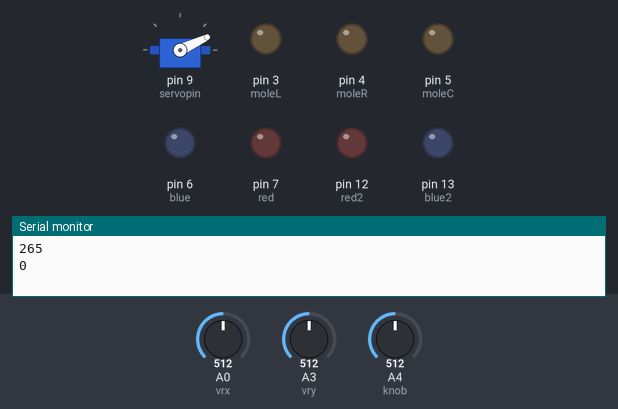
This sketch was run on a simulated Arduino Uno, built with avr-gcc and run on an emulated ATmega328P. Shown: servo, output pins drawn as LEDs (lit = HIGH), the last lines printed to the serial monitor. The test bench sets the inputs (shaded band); at power-on: A0 (vrx) = 512, A4 (knob) = 512, A3 (vry) = 512. Random numbers use the default seed unless the sketch sets one.

Above: at 1.2 s.
1.3 s: A0 (vrx) set to 1023
At 2.1 s:
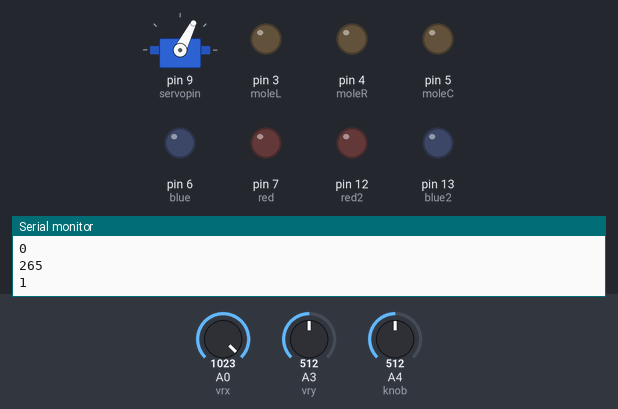
At 4.5 s:
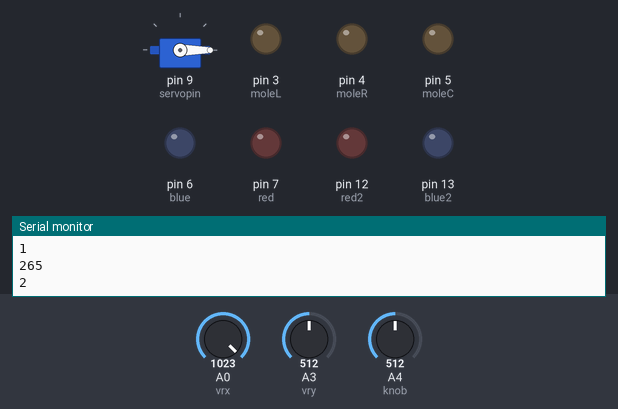
4.8 s: A0 (vrx) set to 900
At 8.2 s:
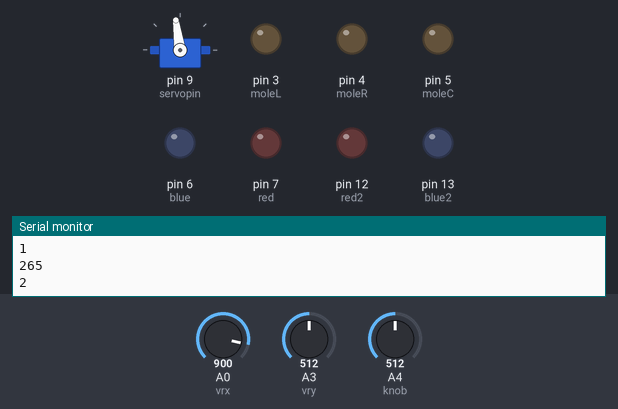
At 12.3 s:
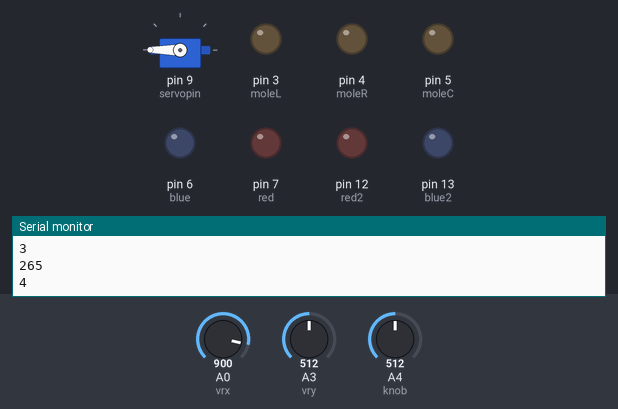
14.2 s: A4 (knob) set to 635
20.2 s: A4 (knob) set to 657
24.3 s: A4 (knob) set to 974
30.3 s: A4 (knob) set to 1001
Timing chart, 0 to 69.2 s (numbered marks = the images above; inputs shaded):
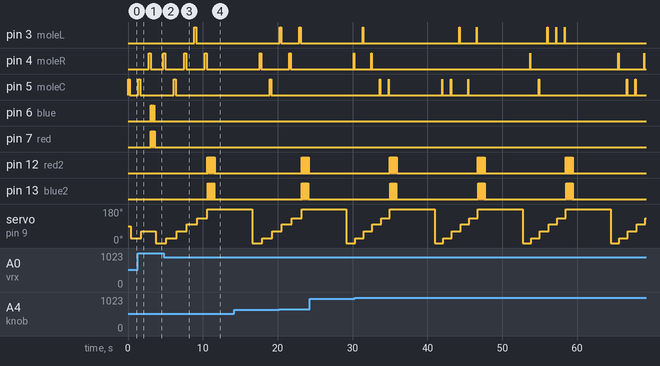

The sketch:

whack-a-mole-2.ino
```cpp
#include <Servo.h>

int vrx = A0;
int vry = A3;
int R3 = 8;
int knob = A4;
int score = 0; //it's game over when the score is 5

long randNumber;

int red = 7;
int blue = 6;
int blue2 = 13;
int red2 = 12;
int moleC = 5;
int moleR = 4;
int moleL = 3;

int servopin = 9;
Servo myservo;

int miss0 = 0;
int miss1 = 25;
int miss2 = 63;
int miss3 = 98;
int miss4 = 132;
int miss5 = 180;

int counter = 0;
int hit = 0;
int miss = 1;


int spd = 0;
int xValue = 0;
int yValue = 0;


void setup(){
  Serial.begin(9600);
  pinMode(vrx, INPUT);
  pinMode(vry, INPUT);
  pinMode(knob, INPUT);
  pinMode(R3, INPUT);

  pinMode(red, OUTPUT);
  pinMode(blue, OUTPUT);
  pinMode(moleC, OUTPUT);
  pinMode(moleR, OUTPUT);
  pinMode(moleL, OUTPUT);
  pinMode(red2, OUTPUT);
  pinMode(blue2, OUTPUT);

  myservo.attach(servopin);

}

void loop(){

  xValue = map(analogRead(vrx),0, 1024, 0, 1000);
  yValue = map(analogRead(vry),0, 1024, 0, 1000);
  //you can change the speed of the moles with the knob

  spd = map(analogRead(knob),0, 1023, 500, 30);
  //spd = analogRead(knob);
  Serial.println(spd);
  Serial.println(score);


  String xString = String(xValue);
  String yString = String(yValue);
  String jsStatus = "x: " + xString + " " + "y: " + yString;
  //Serial.println(jsStatus);

  //creates random number from 1 to 3
  randNumber = random(1, 4);
  //Serial.println(randNumber);

  counter = miss; //reset


  if(randNumber == 1){
    digitalWrite(moleL, HIGH);
    digitalWrite(moleR, LOW);
    digitalWrite(moleC, LOW);

    digitalWrite(red, LOW);
    digitalWrite(blue,LOW);
    delay(spd);
   }

  else if(randNumber == 2){
    digitalWrite(moleC, HIGH);
    digitalWrite(moleR, LOW);
    digitalWrite(moleL, LOW);

    digitalWrite(red,LOW);
    digitalWrite(blue,LOW);
    delay(spd);

  }

  else if(randNumber ==3){
    digitalWrite(moleR, HIGH);
    digitalWrite(moleL, LOW);
    digitalWrite(moleC, LOW);

    digitalWrite(red,LOW);
    digitalWrite(blue,LOW);
    delay(spd);

  }


  xValue = map(analogRead(vrx),0, 1024, 0, 1000);
  yValue = map(analogRead(vry),0, 1024, 0, 1000);


  if(randNumber == 1 && xValue < 10){
    digitalWrite(moleL, HIGH);
    digitalWrite(moleR, LOW);
    digitalWrite(moleC, LOW);

    digitalWrite(red, HIGH);
    digitalWrite(blue,HIGH);

    counter = hit;
    score = 0;
   }

   else  if(randNumber == 1 && 10 < xValue){
    digitalWrite(moleL, HIGH);
    digitalWrite(moleR, LOW);
    digitalWrite(moleC, LOW);

    digitalWrite(red, LOW);
    digitalWrite(blue,LOW);

    score = score + 1;
   }

  if(randNumber == 2 && yValue < 10){
    digitalWrite(moleL, LOW);
    digitalWrite(moleR, HIGH);
    digitalWrite(moleC, LOW);

    digitalWrite(red, HIGH);
    digitalWrite(blue,HIGH);

    counter = hit;
    score = 0;
   }

   else if(randNumber == 2 && 10 < yValue){
    digitalWrite(moleL, LOW);
    digitalWrite(moleR, HIGH);
    digitalWrite(moleC, LOW);

    digitalWrite(red, LOW);
    digitalWrite(blue,LOW);

    score = score + 1;
   }

   if(randNumber == 3 && 900 < xValue){
    digitalWrite(moleL, LOW);
    digitalWrite(moleR, LOW);
    digitalWrite(moleC, HIGH);

    digitalWrite(red, HIGH);
    digitalWrite(blue,HIGH);

    counter = hit;
    score = 0;
   }

   else if(randNumber == 3 && xValue < 900){
    digitalWrite(moleL, LOW);
    digitalWrite(moleR, LOW);
    digitalWrite(moleC, HIGH);

    digitalWrite(red, LOW);
    digitalWrite(blue,LOW);

    score = score + 1;
   }


  digitalWrite(moleL, LOW);
  digitalWrite(moleR, LOW);
  digitalWrite(moleC, LOW);

  delay(10);

  if (counter == hit){
    digitalWrite(moleL, LOW);
    digitalWrite(moleR, LOW);
    digitalWrite(moleC, LOW);
    digitalWrite(red,HIGH);
    digitalWrite(blue,HIGH);
    delay(50);
    digitalWrite(red,LOW);
    digitalWrite(blue,HIGH);
    delay(50);
    digitalWrite(red,HIGH);
    digitalWrite(blue,LOW);
    delay(50);
    digitalWrite(red,LOW);
    digitalWrite(blue,HIGH);
    delay(50);
    digitalWrite(red,HIGH);
    digitalWrite(blue,LOW);
    delay(50);
    digitalWrite(red,LOW);
    digitalWrite(blue,HIGH);
    delay(50);
    digitalWrite(red,HIGH);
    digitalWrite(blue,LOW);
    delay(50);
    digitalWrite(red,LOW);
    digitalWrite(blue,HIGH);
    delay(50);
    digitalWrite(red,HIGH);
    digitalWrite(blue,LOW);
    delay(50);
    digitalWrite(red,LOW);
    digitalWrite(blue,HIGH);
    delay(50);
    digitalWrite(red,HIGH);
    digitalWrite(blue,LOW);
    delay(50);
    digitalWrite(red,LOW);
    digitalWrite(blue,LOW);
    delay(50);

  }

  else{
    digitalWrite(red, LOW);
    digitalWrite(blue,LOW);
    digitalWrite(moleL, LOW);
    digitalWrite(moleR, LOW);
    digitalWrite(moleC, LOW);
    digitalWrite(red2,LOW);
    digitalWrite(blue2,LOW);
  }

  delay(100);

  if(score == 0){
    myservo.write(miss0);
    delay(1000);
  }
  else if(score == 1){
    myservo.write(miss1);
    delay(1000);
  }
  else if(score == 2){
    myservo.write(miss2);
    delay(1000);
  }
  else if(score == 3){
    myservo.write(miss3);
    delay(1000);
  }
  else if(score == 4){
    myservo.write(miss4);
    delay(1000);
  }
  else if(score == 5){
    myservo.write(miss5);
    digitalWrite(red2,HIGH);
    digitalWrite(blue2,LOW);
    delay(50);
    digitalWrite(red2,LOW);
    digitalWrite(blue2,HIGH);
    delay(50);
    digitalWrite(red2,HIGH);
    digitalWrite(blue2,LOW);
    delay(50);
    digitalWrite(red2,LOW);
    digitalWrite(blue2,HIGH);
    delay(50);
    digitalWrite(red2,HIGH);
    digitalWrite(blue2,LOW);
    delay(50);
    digitalWrite(red2,LOW);
    digitalWrite(blue2,HIGH);
    delay(50);
    digitalWrite(red2,HIGH);
    digitalWrite(blue2,LOW);
    delay(50);
    digitalWrite(red2,LOW);
    digitalWrite(blue2,HIGH);
    delay(50);
    digitalWrite(red2,HIGH);
    digitalWrite(blue2,LOW);
    delay(50);
    digitalWrite(red2,LOW);
    digitalWrite(blue2,HIGH);
    delay(50);
    digitalWrite(red2,HIGH);
    digitalWrite(blue2,LOW);
    delay(50);
    digitalWrite(red2,LOW);
    digitalWrite(blue2,HIGH);
    delay(50);
    digitalWrite(red2,HIGH);
    digitalWrite(blue2,LOW);
    delay(50);
    digitalWrite(red2,LOW);
    digitalWrite(blue2,HIGH);
    delay(50);
    digitalWrite(red2,HIGH);
    digitalWrite(blue2,LOW);
    delay(50);
    digitalWrite(red2,LOW);
    digitalWrite(blue2,HIGH);
    delay(50);
    digitalWrite(red2,HIGH);
    digitalWrite(blue2,LOW);
    delay(50);
    digitalWrite(red2,LOW);
    digitalWrite(blue2,HIGH);
    delay(50);
    digitalWrite(red2,HIGH);
    digitalWrite(blue2,LOW);
    delay(50);
    digitalWrite(red2,LOW);
    digitalWrite(blue2,LOW);
    delay(50);
    delay(5000);
    myservo.write(miss0);
    delay(1000);
    score = 0;
  }


}
```

Measured:
- after the input at 1.3 s, pin 6 (blue): LOW → HIGH after 1.7 s, then repeats every 0.10 s: LOW 0.05 s, HIGH 0.05 s, until it stays LOW from 3.5 s; pin 7 (red): alternates HIGH for 0.05 s and LOW for 0.05 s, 12 changes in all, then stays LOW, starting after 1.7 s
- after the input at 4.8 s, pin 12 (red2): alternates HIGH for 0.05 s and LOW for 0.05 s, 20 changes in all, then stays LOW, starting after 5.8 s; pin 13 (blue2): alternates HIGH for 0.05 s and LOW for 0.05 s, 18 changes in all, then stays LOW, starting after 5.9 s
- by itself, servo on pin 9 (servopin): repeats every 11.8 s: 63° 1.2 s, 98° 1.2 s, 132° 1.2 s, 180° 6.0 s, 0° 1.2 s, 25° 1.2 s
